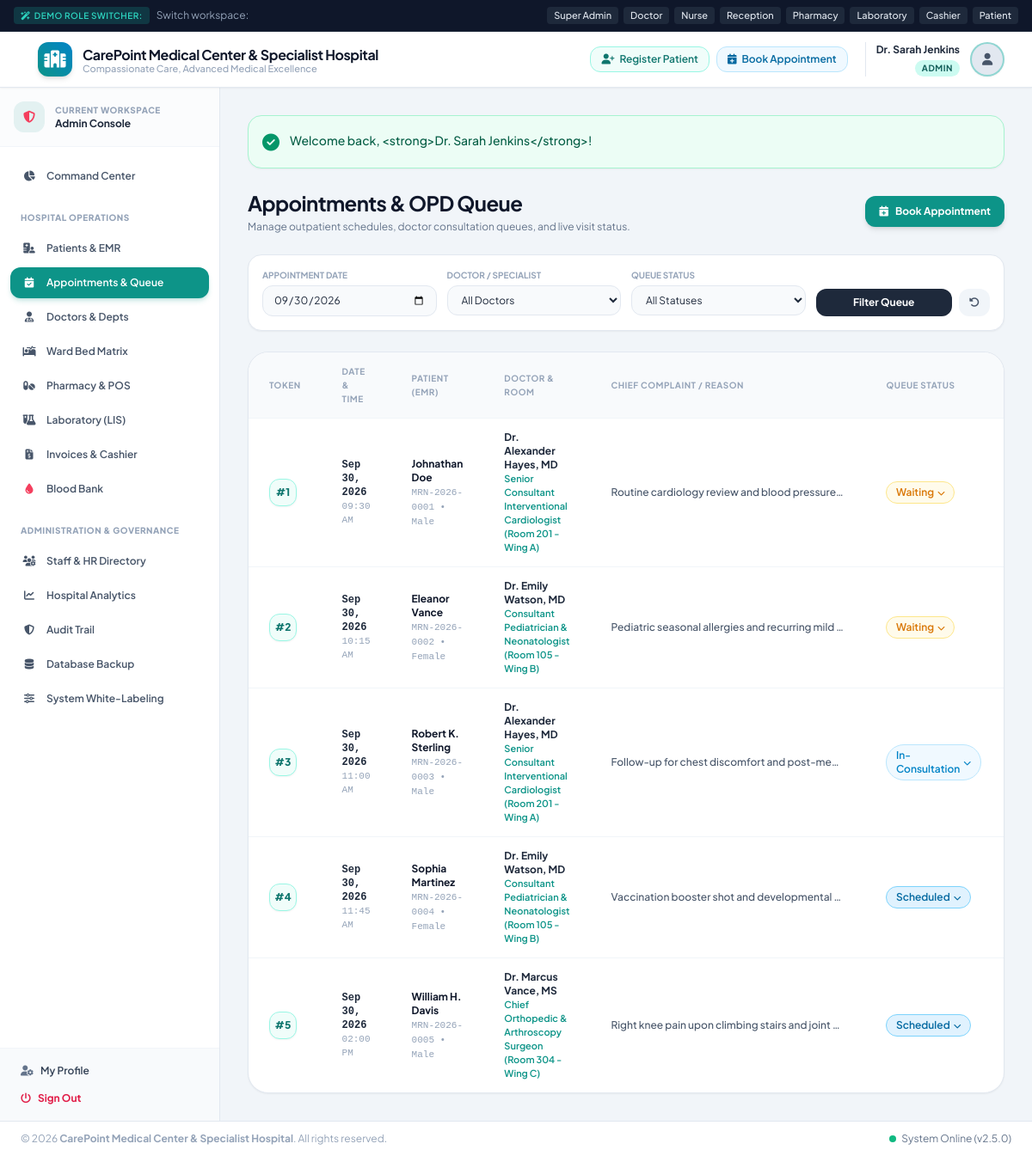
Screenshot of /modules/appointments/index.php (signed in) with the database file from the repository.
### tables this page shows
CREATE TABLE IF NOT EXISTS `appointments` (
  `id` INT AUTO_INCREMENT PRIMARY KEY,
  `token_number` INT NOT NULL,
  `patient_id` INT NOT NULL,
  `doctor_id` INT NOT NULL,
  `department_id` INT NULL,
  `appointment_date` DATE NOT NULL,
  `appointment_time` TIME NOT NULL,
  `reason` TEXT NULL,
  `status` ENUM('Scheduled', 'Waiting', 'In-Consultation', 'Completed', 'Cancelled') DEFAULT 'Scheduled',
  `created_at` TIMESTAMP DEFAULT CURRENT_TIMESTAMP,
  FOREIGN KEY (`patient_id`) REFERENCES `patients`(`id`) ON DELETE CASCADE,
  FOREIGN KEY (`doctor_id`) REFERENCES `doctors`(`id`) ON DELETE CASCADE
);

CREATE TABLE IF NOT EXISTS `patients` (
  `id` INT AUTO_INCREMENT PRIMARY KEY,
  `user_id` INT NULL UNIQUE,
  `mrn` VARCHAR(50) NOT NULL UNIQUE,
  `full_name` VARCHAR(150) NOT NULL,
  `email` VARCHAR(120) NULL,
  `phone` VARCHAR(30) NOT NULL,
  `gender` ENUM('Male', 'Female', 'Other') NOT NULL,
  `date_of_birth` DATE NOT NULL,
  `blood_group` ENUM('A+', 'A-', 'B+', 'B-', 'O+', 'O-', 'AB+', 'AB-', 'Unknown') DEFAULT 'Unknown',
  `address` TEXT NULL,
  `emergency_contact_name` VARCHAR(150) NULL,
  `emergency_contact_phone` VARCHAR(30) NULL,
  `emergency_contact_relation` VARCHAR(60) NULL,
  `allergies` TEXT NULL,
  `chronic_diseases` TEXT NULL,
  `created_at` TIMESTAMP DEFAULT CURRENT_TIMESTAMP,
  `updated_at` TIMESTAMP DEFAULT CURRENT_TIMESTAMP ON UPDATE CURRENT_TIMESTAMP,
  FOREIGN KEY (`user_id`) REFERENCES `users`(`id`) ON DELETE SET NULL
);

CREATE TABLE IF NOT EXISTS `users` (
  `id` INT AUTO_INCREMENT PRIMARY KEY,
  `username` VARCHAR(60) NOT NULL UNIQUE,
  `password_hash` VARCHAR(255) NOT NULL,
  `full_name` VARCHAR(150) NOT NULL,
  `email` VARCHAR(120) NOT NULL UNIQUE,
  `phone` VARCHAR(30) NULL,
  `role` ENUM('admin', 'doctor', 'nurse', 'receptionist', 'pharmacist', 'lab_tech', 'accountant', 'patient') NOT NULL DEFAULT 'patient',
  `avatar` VARCHAR(255) NULL,
  `status` ENUM('active', 'inactive', 'suspended') NOT NULL DEFAULT 'active',
  `created_at` TIMESTAMP DEFAULT CURRENT_TIMESTAMP,
  `updated_at` TIMESTAMP DEFAULT CURRENT_TIMESTAMP ON UPDATE CURRENT_TIMESTAMP
);

CREATE TABLE IF NOT EXISTS `doctors` (
  `id` INT AUTO_INCREMENT PRIMARY KEY,
  `user_id` INT NOT NULL UNIQUE,
  `department_id` INT NOT NULL,
  `specialization` VARCHAR(150) NOT NULL,
  `consultation_fee` DECIMAL(10,2) NOT NULL DEFAULT 50.00,
  `room_no` VARCHAR(30) NULL,
  `experience_years` INT DEFAULT 5,
  `bio` TEXT NULL,
  `schedule_days` VARCHAR(100) DEFAULT 'Mon,Tue,Wed,Thu,Fri',
  `schedule_time_start` TIME DEFAULT '09:00:00',
  `schedule_time_end` TIME DEFAULT '17:00:00',
  `status` ENUM('active', 'on_leave', 'inactive') DEFAULT 'active',
  `created_at` TIMESTAMP DEFAULT CURRENT_TIMESTAMP,
  FOREIGN KEY (`user_id`) REFERENCES `users`(`id`) ON DELETE CASCADE,
  FOREIGN KEY (`department_id`) REFERENCES `departments`(`id`) ON DELETE RESTRICT
);

### config/helpers.php (called while the page is built, shortened)
<?php
function e(?string $string): string {
    return htmlspecialchars($string ?? '', ENT_QUOTES, 'UTF-8');
}
function formatDate(?string $dateString, string $format = 'M d, Y'): string {
    try {
        $dt = new DateTime($dateString);
        return $dt->format($format);
    } catch (Exception $e) {
        return $dateString;
    }
}

### modules/appointments/index.php (the view, shortened to what this page needs)
<?php
require_once __DIR__ . '/../../includes/header.php';
$pdo = Database::getConnection();
$dateFilter = $_GET['date'] ?? date('Y-m-d');
$sql = "SELECT a.*, p.full_name as patient_name, p.mrn, p.phone as patient_phone, p.gender, p.date_of_birth,
        u.full_name as doctor_name, d.specialization, d.room_no
        FROM appointments a
        JOIN patients p ON a.patient_id = p.id
        JOIN doctors d ON a.doctor_id = d.id
        JOIN users u ON d.user_id = u.id
        WHERE 1=1";
$params = [];
if (!empty($dateFilter)) {
    $sql .= " AND a.appointment_date = ?";
    $params[] = $dateFilter;
}
$sql .= " ORDER BY a.appointment_date DESC, a.token_number ASC";
$stmt = $pdo->prepare($sql);
$stmt->execute($params);
$appointments = $stmt->fetchAll();
?>
<div class="space-y-6">
    <div class="flex flex-col sm:flex-row sm:items-center sm:justify-between gap-4">
        <div>
            <h1 class="text-2xl font-bold text-slate-900 tracking-tight">Appointments & OPD Queue</h1>
            <p class="text-xs text-slate-500 mt-1">Manage outpatient schedules, doctor consultation queues, and live visit status.</p>
        </div>
        <div>
            <a href="book.php" class="inline-flex items-center px-4 py-2.5 bg-teal-600 hover:bg-teal-700 text-white text-xs font-bold rounded-xl shadow-md transition transform hover:-translate-y-0.5">
                <i class="fa-solid fa-calendar-plus mr-2"></i> Book Appointment
            </a>
        </div>
    </div>
    <div class="bg-white rounded-2xl p-4 border border-slate-200 shadow-sm">
        <form method="GET" action="" class="grid grid-cols-1 sm:grid-cols-4 gap-3">
            <div>
                <label class="block text-[10px] font-bold uppercase text-slate-400 mb-1">Appointment Date</label>
                <input type="date" name="date" value="<?= e($dateFilter) ?>" class="w-full py-2 px-3 bg-slate-50 border border-slate-200 rounded-xl text-xs focus:ring-2 focus:ring-teal-500 focus:bg-white focus:outline-none">
            </div>
            <div>
                <label class="block text-[10px] font-bold uppercase text-slate-400 mb-1">Doctor / Specialist</label>
                <select name="doctor_id" class="w-full py-2 px-3 bg-slate-50 border border-slate-200 rounded-xl text-xs focus:ring-2 focus:ring-teal-500 focus:bg-white focus:outline-none">
                    <option value="">All Doctors</option>
                </select>
            </div>
            <div>
                <label class="block text-[10px] font-bold uppercase text-slate-400 mb-1">Queue Status</label>
                <select name="status" class="w-full py-2 px-3 bg-slate-50 border border-slate-200 rounded-xl text-xs focus:ring-2 focus:ring-teal-500 focus:bg-white focus:outline-none">
                    <option value="">All Statuses</option>
                </select>
            </div>
            <div class="flex items-end space-x-2">
                <button type="submit" class="w-full py-2 bg-slate-800 hover:bg-slate-900 text-white rounded-xl text-xs font-bold transition">
                    Filter Queue
                </button>
                <a href="index.php" class="px-3 py-2 bg-slate-100 hover:bg-slate-200 text-slate-600 rounded-xl text-xs transition" title="Clear Filters">
                    <i class="fa-solid fa-rotate-left"></i>
                </a>
            </div>
        </form>
    </div>
    <div class="bg-white rounded-3xl border border-slate-200 shadow-sm overflow-hidden">
        <div class="overflow-x-auto">
            <table class="w-full text-left text-xs text-slate-600">
                <thead class="bg-slate-50 text-slate-400 font-bold uppercase text-[10px] tracking-wider border-b border-slate-100">
                    <tr>
                        <th class="py-3.5 px-6">Token</th>
                        <th class="py-3.5 px-6">Date & Time</th>
                        <th class="py-3.5 px-6">Patient (EMR)</th>
                        <th class="py-3.5 px-6">Doctor & Room</th>
                        <th class="py-3.5 px-6">Chief Complaint / Reason</th>
                        <th class="py-3.5 px-6">Queue Status</th>
                        <th class="py-3.5 px-6 text-right">Actions</th>
                    </tr>
                </thead>
                <tbody class="divide-y divide-slate-100 font-medium">
                    <?php if (!empty($appointments)): ?>
                        <?php foreach ($appointments as $apt): ?>
                            <tr class="hover:bg-slate-50/80 transition">
                                <td class="py-3.5 px-6">
                                    <span class="w-8 h-8 rounded-xl bg-teal-50 border border-teal-200 text-teal-700 font-black flex items-center justify-center text-xs shadow-sm">
                                        #<?= $apt['token_number'] ?>
                                    </span>
                                </td>
                                <td class="py-3.5 px-6 font-mono">
                                    <span class="font-bold text-slate-800 block"><?= formatDate($apt['appointment_date']) ?></span>
                                    <span class="text-[11px] text-slate-400"><?= date('h:i A', strtotime($apt['appointment_time'])) ?></span>
                                </td>
                                <td class="py-3.5 px-6">
                                    <a href="<?= APP_URL ?>/modules/patients/view.php?id=<?= $apt['patient_id'] ?>" class="font-bold text-slate-900 hover:text-teal-600 block">
                                        <?= e($apt['patient_name']) ?>
                                    </a>
                                    <span class="text-[11px] text-slate-400 font-mono"><?= e($apt['mrn']) ?> &bull; <?= e($apt['gender']) ?></span>
                                </td>
                                <td class="py-3.5 px-6">
                                    <span class="font-bold text-slate-800 block"><?= e($apt['doctor_name']) ?></span>
                                    <span class="text-[11px] text-teal-600 font-semibold"><?= e($apt['specialization']) ?> (<?= e($apt['room_no'] ?: 'OPD') ?>)</span>
                                </td>
                                <td class="py-3.5 px-6 max-w-xs truncate">
                                    <?= e($apt['reason'] ?: 'Routine Consultation') ?>
                                </td>
                                <td class="py-3.5 px-6">
                                    <?php
                                        $badgeClass = match($apt['status']) {
                                            'Waiting' => 'badge-warning',
                                            'In-Consultation' => 'badge-info',
                                            'Completed' => 'badge-success',
                                            'Cancelled' => 'badge-danger',
                                            default => 'badge-primary'
                                        };
                                    ?>
                                    <div class="relative group inline-block">
                                        <span class="badge <?= $badgeClass ?> cursor-pointer">
                                            <?= e($apt['status']) ?> <i class="fa-solid fa-chevron-down ml-1 text-[9px]"></i>
                                        </span>
                                    </div>
                                </td>
                                <td class="py-3.5 px-6 text-right whitespace-nowrap space-x-1">
                                </td>
                            </tr>
                        <?php endforeach; ?>
                    <?php endif; ?>
                </tbody>
            </table>
        </div>
    </div>
</div>
<?php require_once __DIR__ . '/../../includes/footer.php'; ?>

### rows the page displays
appointments: token_number "1", appointment_date "Sep 30, 2026", appointment_time "09:30 AM", patient.full_name "Johnathan Doe", patient.mrn "MRN-2026-0001", patient.gender "Male", users.full_name "Dr. Alexander Hayes, MD", doctor.specialization "Senior Consultant Interventional Cardiologist", doctor.room_no "Room 201 - Wing A", reason "Routine cardiology review and blood pressure…", status "Waiting"
appointments: token_number "2", appointment_date "Sep 30, 2026", appointment_time "10:15 AM", patient.full_name "Eleanor Vance", patient.mrn "MRN-2026-0002", patient.gender "Female", users.full_name "Dr. Emily Watson, MD", doctor.specialization "Consultant Pediatrician & Neonatologist", doctor.room_no "Room 105 - Wing B", reason "Pediatric seasonal allergies and recurring mild…", status "Waiting"
appointments: token_number "3", appointment_date "Sep 30, 2026", appointment_time "11:00 AM", patient.full_name "Robert K. Sterling", patient.mrn "MRN-2026-0003", patient.gender "Male", users.full_name "Dr. Alexander Hayes, MD", doctor.specialization "Senior Consultant Interventional Cardiologist", doctor.room_no "Room 201 - Wing A", reason "Follow-up for chest discomfort and post-me…", status "In-Consultation"
appointments: token_number "4", appointment_date "Sep 30, 2026", appointment_time "11:45 AM", patient.full_name "Sophia Martinez", patient.mrn "MRN-2026-0004", patient.gender "Female", users.full_name "Dr. Emily Watson, MD", doctor.specialization "Consultant Pediatrician & Neonatologist", doctor.room_no "Room 105 - Wing B", reason "Vaccination booster shot and developmental…", status "Scheduled"
appointments: token_number "5", appointment_date "Sep 30, 2026", appointment_time "02:00 PM", patient.full_name "William H. Davis", patient.mrn "MRN-2026-0005", patient.gender "Male", users.full_name "Dr. Marcus Vance, MS", doctor.specialization "Chief Orthopedic & Arthroscopy Surgeon", doctor.room_no "Room 304 - Wing C", reason "Right knee pain upon climbing stairs and joint…", status "Scheduled"

### other values shown
$hospitalName "CarePoint Medical Center & Specialist Hospital"
$hospitalTagline "Compassionate Care, Advanced Medical Excellence"
$user['name'] "Dr. Sarah Jenkins"
$user['role'] "ADMIN"
$userRole "Admin"
$flash['message'] "Welcome back, <strong>Dr. Sarah Jenkins</strong>!"
getSetting('hospital_name', DEFAULT_HOSPITAL_NAME) "CarePoint Medical Center & Specialist Hospital"
APP_VERSION "2.5.0"
